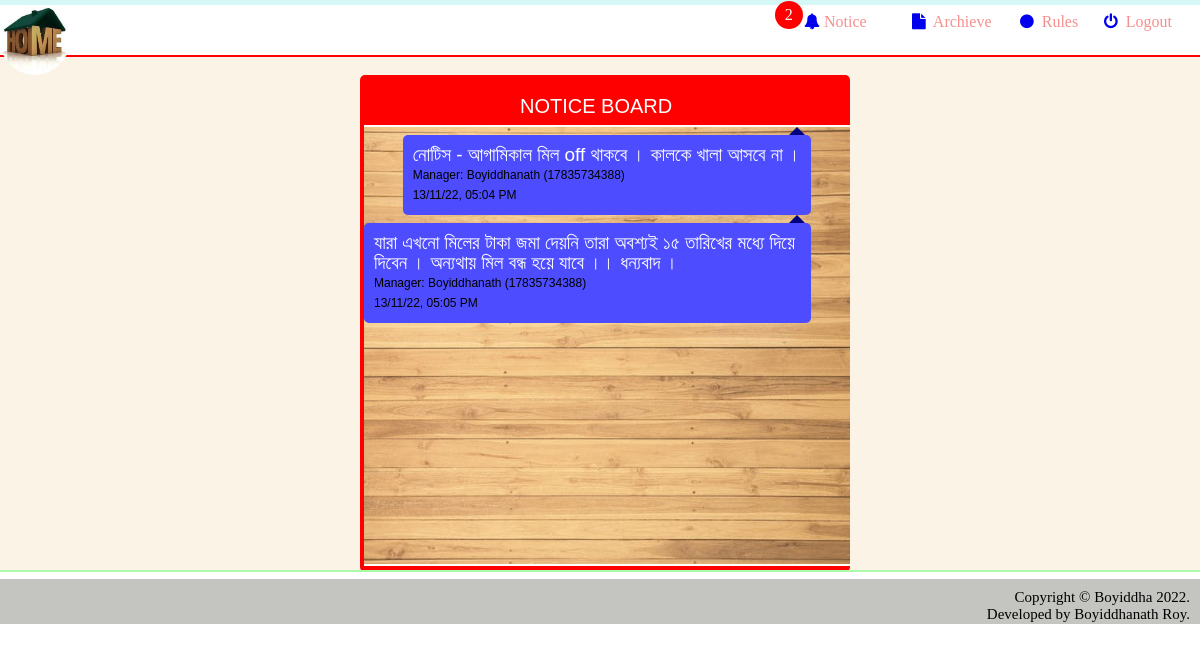
Screenshot of /member/notice.php (signed in) with the database file from the repository.
### tables this page shows
CREATE TABLE `noticeboard` (
  `managername` varchar(100) NOT NULL,
  `message` varchar(500) NOT NULL,
  `datetime` varchar(100) NOT NULL
);

### member/notice.php (the view, shortened to what this page needs)
<?php
	include 'database/Connection.php';
?>
<html lang="en">
<head>
	<link rel="stylesheet" href="https://cdnjs.cloudflare.com/ajax/libs/font-awesome/4.7.0/css/font-awesome.min.css">
</head>
<body onload="show_func()">
	<div class="first">
    </div>
	<div class="navbar">
	    <div class="nav1">
			<a class="home" href="index.php" ><img width="70px" height="70px" src="img/logo.jpg"></a>
		</div>
		 <div class="nav2">
			<a href="notice.php" class="notification" style="text-decoration:none;">
					<?php
						$q="select * from noticeboard";
						$res=$conn->query($q);
						$num=$res->num_rows;
						if($num>0){
					?>
						<span class="badge"> <?php echo $num;  ?> </span>
					<?php
						}
					?>
				<i class="fa fa-bell"></i> <span style="color:#f78f8f;">Notice</span>
			</a>
		 </div>
		 <div class="nav3">
			<a href="archieve.php" style="text-decoration:none;">
				<i class="fa fa-file"></i>&nbsp <span style="color:#f78f8f;">Archieve</span>
			</a>
		 </div>
		<div class="nav4">
			<a href="rules.php" style="text-decoration:none;">
				<i class="fa fa-circle"></i>&nbsp <span style="color:#f78f8f;">Rules</span>
			</a>
		 </div>
		 <div class="nav5">
			<a href="logout.php" style="text-decoration:none;">
				<i class="fa fa-power-off"></i>&nbsp <span style="color:#f78f8f;">Logout</span>
			</a>
		 </div>
	</div>
	<div style="margin:0;padding:0;background-color:red;height:2px;"></div>
	<div class="container">
		<div class="row2" id="container2">
			<main>
				<div class="matha" style="height:20px;margin-left:160px;">
					<p>NOTICE BOARD</p>
				</div>
				<form id="myform" action="" method="POST" enctype="multipart/form-data" >
					<div class="inner_div" id="chathist">
						<?php
							$query = "SELECT * FROM noticeboard";
							$run = $conn->query($query);
							while($row = $run->fetch_array())
						{
						?>
							<div id="triangle1" class="triangle1"></div>
							<div id="message1" class="message1">
								<span style="color:white;float:right;font-size:19px;">
									<?php echo $row['message']; ?></span> <br/>
								<div>
									<span style="color:black;float:left;font-size:12px;clear:both;">
										 <?php echo $row['managername']; ?><br>
										<?php echo $row['datetime']; ?>
									</span>
								</div>
							</div>
							<br/><br/>
						<?php
						}
						?>
					</div>
				</form>
			</main>
		</div>
	</div>
	<div class="footer">
		Copyright &copy; Boyiddha 2022.<br> Developed by Boyiddhanath Roy.
	</div>
</body>
</html>

### member/notice.php (style rules this page uses)
body { margin:0; padding:0; }
.first { background-color: #d5f7f6; height:5px; }
.navbar { height:50px; }
.nav1 { width:67%; float:left; padding-top:0px; }
.home { -webkit-transition-duration: 0.4s; transition-duration: 0.4s; }
.nav2 { width:9%; float:left; text-align:left; padding-top:8px; color:#f78f8f; }
.nav3 { width:9%; float:left; text-align:left; padding-top:8px; color:#f78f8f; }
.nav4 { width:7%; float:left; text-align:left; padding-top:8px; color:#f78f8f; }
.nav5 { width:8%; float:left; text-align:left; padding-top:8px; color:#f78f8f; }
.container { background-color:#faf3e6; height:513px; font-family:Arial; margin:0; padding:0; }
#container2 { margin-left:30%; width:490px; height:497px; background:red; font-size:0; border-radius:5px; overflow:hidden; }
main { width:490; height:auto; display:inline-block; font-size:15px; vertical-align:top; }
main .inner_div { padding:0; margin-left:4px; list-style-type:none; position:relative; overflow:auto; height:437px; background-image:url(img/board.jpeg); background-position:center; background-repeat:no-repeat; background-size:cover; position: relative; border-top:2px solid #fff; border-bottom:2px solid #fff; }
main .triangle1 { width: 0; height: 0; border-style: solid; border-width: 0 8px 8px 8px; border-color: transparent transparent #000080 transparent; margin-right:45px; float:right; clear:both; }
main .message1 { padding:10px; color:white; margin-right:39px; background-color:#4d4dff; line-height:20px; max-width:90%; display:inline-block; text-align:left; border-radius:5px; float:right; clear:both; }
.matha { height:50px; color:white; font-size:20px; margin-bottom:10px; }
.navbar:after { content: ''; display: table; clear: both; }
.notification { position: relative; }
.notification .badge { position: absolute; top: -12px; right: 64px; padding: 5px 10px; border-radius: 50%; background-color: red; color: white; }
.footer { background-color: #c4c4c0; color: black; padding: 10px; text-align: right; font-size: 15px; height:25px; margin-top:7px; }
.footer::after { display: table; content: ''; clear: both; }
img { border-radius:50px; }

### rows the page displays
noticeboard: message "নোটিস - আগামিকাল মিল off থাকবে । কালকে খালা আসবে না ।", managername "Manager: Boyiddhanath (17835734388)", datetime "13/11/22, 05:04 PM"
noticeboard: message "যারা এখনো মিলের টাকা জমা দেয়নি তারা অবশ্যই ১৫ তারিখের মধ্যে দিয়ে দিবেন । অন্যথায় মিল বন্ধ হয়ে যাবে ।। ধন্যবাদ ।", managername "Manager: Boyiddhanath (17835734388)", datetime "13/11/22, 05:05 PM"

### other values shown
$num "2"
